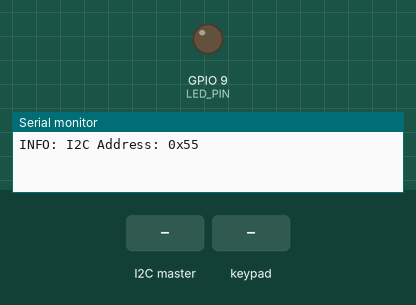
This program was run on a simulated ESP32. Shown: output pins drawn as LEDs (lit = HIGH), the last lines printed to the serial monitor. Wiring (inferred from the names in the program): 7×5 keypad (labels assumed): rows GPIO 0, GPIO 3, GPIO 19, GPIO 12, GPIO 18, GPIO 6, GPIO 7; columns GPIO 1, GPIO 4, GPIO 5, GPIO 11, GPIO 13. The test bench sets the inputs (shaded band).

Above: at 1.2 s.
1.3 s: the I2C master sends the byte 1
At 2.2 s:
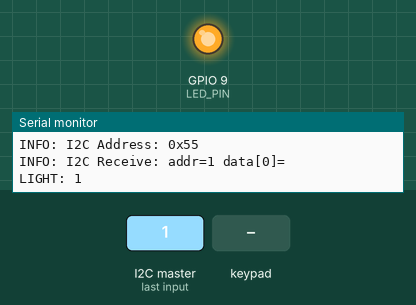
2.8 s: key '1' pressed
4.3 s: keypad keys 1 4 5 1 1 1 3 pressed 0.4 s apart
8.6 s: the I2C master sends the byte 0
10.1 s: key '2' pressed
11.6 s: keypad keys 1 4 5 1 1 1 3 A pressed 0.4 s apart
Timing chart, 0 to 14.6 s (numbered marks = the images above; inputs shaded):
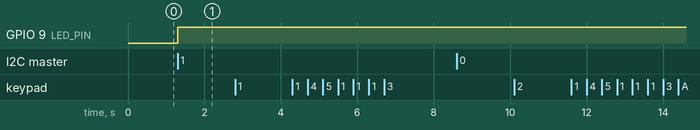

Measured:
- after the input at 1.3 s, GPIO 9 (LED_PIN): LOW → HIGH at once

The program:

main.cpp
```cpp
// (licence header left out)
#include <Arduino.h>
#include <Wire.h>

#include <queue>

#define I2C_ADDR 0x55
#define SDA_PIN 2
#define SCL_PIN 10
#define LED_PIN 9
#define INT_PIN 46

using namespace std;

void i2cReceive(int bytesRead);
void i2cTransmit();
void readKeyMatrix();
void processKeyStates();
bool keyReleased(int colIndex, int rowIndex);
bool keyPressed(int colIndex, int rowIndex);
bool isAssignedKey(int colIndex, int rowIndex);
void addKeyEvent(char key);
void setBacklight(bool state);

uint8_t rowPins[] = {0, 3, 19, 12, 18, 6, 7};
uint8_t colPins[] = {1, 4, 5, 11, 13};
const int rowCount = sizeof(rowPins);
const int colCount = sizeof(colPins);

bool keys[colCount][rowCount];
bool lastValue[colCount][rowCount];
bool changedValue[colCount][rowCount];
char keyboard[colCount][rowCount];
char keyboardSymbol[colCount][rowCount];

bool backlightState = false;
queue<char> eventBuffer;

void setup() {
  keyboard[0][0] = 'q';
  keyboard[0][1] = 'w';
  keyboard[0][2] = '\0';  // Symbol
  keyboard[0][3] = 'a';
  keyboard[0][4] = '\0';  // Alt
  keyboard[0][5] = ' ';
  keyboard[0][6] = '\0';  // Mic

  keyboard[1][0] = 'e';
  keyboard[1][1] = 's';
  keyboard[1][2] = 'd';
  keyboard[1][3] = 'p';
  keyboard[1][4] = 'x';
  keyboard[1][5] = 'z';
  keyboard[1][6] = '\0';  // Left Shift

  keyboard[2][0] = 'r';
  keyboard[2][1] = 'g';
  keyboard[2][2] = 't';
  keyboard[2][3] = '\0';  // Right Shift
  keyboard[2][4] = 'v';
  keyboard[2][5] = 'c';
  keyboard[2][6] = 'f';

  keyboard[3][0] = 'u';
  keyboard[3][1] = 'h';
  keyboard[3][2] = 'y';
  keyboard[3][3] = (char)0x0a;  // Enter
  keyboard[3][4] = 'b';
  keyboard[3][5] = 'n';
  keyboard[3][6] = 'j';

  keyboard[4][0] = 'o';
  keyboard[4][1] = 'l';
  keyboard[4][2] = 'i';
  keyboard[4][3] = (char)0x08;  // Backspace
  keyboard[4][4] = '$';
  keyboard[4][5] = 'm';
  keyboard[4][6] = 'k';

  keyboardSymbol[0][0] = '#';
  keyboardSymbol[0][1] = '1';
  keyboardSymbol[0][2] = '\0';  // Symbol
  keyboardSymbol[0][3] = '*';
  keyboardSymbol[0][4] = '\0';  // Alt
  keyboardSymbol[0][5] = ' ';
  keyboardSymbol[0][6] = '0';

  keyboardSymbol[1][0] = '2';
  keyboardSymbol[1][1] = '4';
  keyboardSymbol[1][2] = '5';
  keyboardSymbol[1][3] = '@';
  keyboardSymbol[1][4] = '8';
  keyboardSymbol[1][5] = '7';
  keyboardSymbol[1][6] = '\0';  // Left Shift

  keyboardSymbol[2][0] = '3';
  keyboardSymbol[2][1] = '/';
  keyboardSymbol[2][2] = '(';
  keyboardSymbol[2][3] = '\0';  // Right Shift
  keyboardSymbol[2][4] = '?';
  keyboardSymbol[2][5] = '9';
  keyboardSymbol[2][6] = '6';

  keyboardSymbol[3][0] = '_';
  keyboardSymbol[3][1] = ':';
  keyboardSymbol[3][2] = ')';
  keyboardSymbol[3][3] = (char)0x0a;  // Enter
  keyboardSymbol[3][4] = '!';
  keyboardSymbol[3][5] = ',';
  keyboardSymbol[3][6] = ';';

  keyboardSymbol[4][0] = '+';
  keyboardSymbol[4][1] = '"';
  keyboardSymbol[4][2] = '-';
  keyboardSymbol[4][3] = (char)0x7f;  // Delete
  keyboardSymbol[4][4] = '\0';
  keyboardSymbol[4][5] = '.';
  keyboardSymbol[4][6] = '\'';

  // Set PIN modes for keyboard matrix and backlight
  for (int x = 0; x < rowCount; x++) {
    pinMode(rowPins[x], INPUT);
  }
  for (int x = 0; x < colCount; x++) {
    pinMode(colPins[x], INPUT_PULLUP);
  }
  pinMode(LED_PIN, OUTPUT);
  digitalWrite(LED_PIN, backlightState);

  // Start Serial and I2C communication
  Serial.begin(115200);
  Serial.setDebugOutput(true);
  Wire.onReceive(i2cReceive);
  Wire.onRequest(i2cTransmit);
  Wire.begin((uint8_t)I2C_ADDR, SDA_PIN, SCL_PIN, 0);
  Serial.printf("INFO: I2C Address: 0x%x\n", I2C_ADDR);
}

void loop() {
  readKeyMatrix();
  processKeyStates();
}

/**
 * Receives and parses data from the host device.
 */
void i2cReceive(int bytesRead) {
  if (0 < bytesRead) {
    byte address = Wire.read();
    int dataSize = (bytesRead - 1);
    Serial.printf("INFO: I2C Receive: addr=%x data[%d]=", address, dataSize);
    byte data[dataSize];
    for (byte i = 0; i < (dataSize); i++) {
      byte x = Wire.read();
      Serial.print(x);
      data[i] = x;
    }
    Serial.println();

    switch ((int)address) {
      case 0x1:  // Backlight On/Off
        if (1 < bytesRead) {
          setBacklight((bool)data[0]);
        } else {
          setBacklight(!backlightState);
        }
        break;
      default:
        Serial.printf("ERROR: Unknown address %x\n", address);
        break;
    }
  }
}

/**
 * Transmits a response to the host device.
 */
void i2cTransmit() {
  char data;
  if (0 < eventBuffer.size()) {
    data = eventBuffer.front();
    eventBuffer.pop();
  } else {
    data = '\0';
  }
  Wire.print(data);
  Serial.printf("INFO: I2C Transmit: data[%d]=%c\n", sizeof(data), data);
}

/**
 * Reads the keyboard pin states and stores them for processing.
 */
void readKeyMatrix() {
  for (int colIndex = 0; colIndex < colCount; colIndex++) {
    uint8_t curCol = colPins[colIndex];
    pinMode(curCol, OUTPUT);
    digitalWrite(curCol, LOW);

    for (int rowIndex = 0; rowIndex < rowCount; rowIndex++) {
      uint8_t rowCol = rowPins[rowIndex];
      pinMode(rowCol, INPUT_PULLUP);
      delay(1);  // Not fast enough to switch input/output modes

      bool buttonPressed = (digitalRead(rowCol) == LOW);
      keys[colIndex][rowIndex] = buttonPressed;
      if ((lastValue[colIndex][rowIndex] != buttonPressed)) {
        changedValue[colIndex][rowIndex] = true;
      } else {
        changedValue[colIndex][rowIndex] = false;
      }
      lastValue[colIndex][rowIndex] = buttonPressed;
      pinMode(rowCol, INPUT);
    }
    pinMode(curCol, INPUT);
  }
}

/**
 * Processes the keyboard state and adds key events to the queue.
 */
void processKeyStates() {
  // Hot keys
  if (keyPressed(0, 4) && keyReleased(3, 4)) {
    Serial.println("HOTKEY: Alt + B");
    setBacklight(!backlightState);
  } else if (keyPressed(0, 4) && keyReleased(4, 1)) {
    Serial.println("HOTKEY: Alt + L");
    addKeyEvent((char)0x0c);

    // Regular keys
  } else {
    for (int rowIndex = 0; rowIndex < rowCount; rowIndex++) {
      for (int colIndex = 0; colIndex < colCount; colIndex++) {
        if (keyReleased(colIndex, rowIndex) &&
            isAssignedKey(colIndex, rowIndex)) {
          char key;
          // Symbol Modifier
          if (keyPressed(0, 2)) {
            addKeyEvent(keyboardSymbol[colIndex][rowIndex]);
            // Shift Modifier
          } else if ((keyPressed(1, 6) || keyPressed(2, 3)) &&
                     isLowerCase((int)keyboard[colIndex][rowIndex])) {
            addKeyEvent((char)((int)keyboard[colIndex][rowIndex] - 32));
          } else {
            addKeyEvent(keyboard[colIndex][rowIndex]);
          }
        }
      }
    }
  }
}

/**
 * Returns true if the key was pressed and released.
 */
bool keyReleased(int colIndex, int rowIndex) {
  return changedValue[colIndex][rowIndex] && keys[colIndex][rowIndex];
}

/**
 * Returns true if key was pressed but not released.
 */
bool keyPressed(int colIndex, int rowIndex) { return keys[colIndex][rowIndex]; }

/**
 * Checks if the key is a printing character.
 */
bool isAssignedKey(int colIndex, int rowIndex) {
  return keyboardSymbol[colIndex][rowIndex] != '\0' ||
         keyboard[colIndex][rowIndex] != '\0';
}

/**
 * Adds a key character event to the buffer.
 */
void addKeyEvent(char key) {
  Serial.print("EVENT: ");
  Serial.println(key);
  eventBuffer.push(key);
}

/**
 * Turns the keyboard backlight on or off.
 */
void setBacklight(bool state) {
  digitalWrite(LED_PIN, state);
  backlightState = state;
  Serial.print("LIGHT: ");
  Serial.println(state);
}
```
